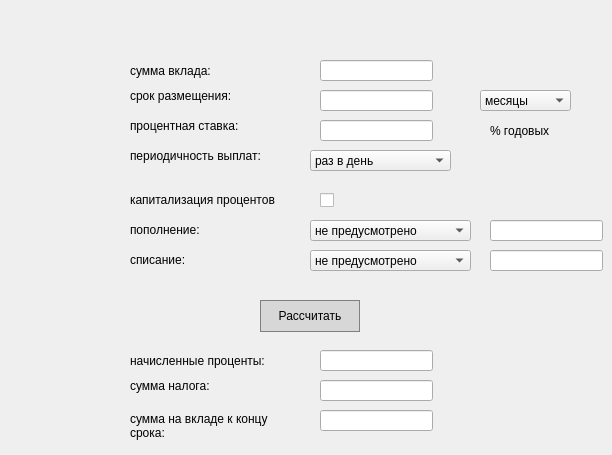
    <widget class="QWidget" name="tab_3">
     <attribute name="title">
      <string>Депозитный</string>
     </attribute>
     <widget class="QLabel" name="label_8">
      <property name="geometry">
       <rect>
        <x>130</x>
        <y>55</y>
        <width>141</width>
        <height>31</height>
       </rect>
      </property>
      <property name="styleSheet">
       <string notr="true">QLabel {color: black;}</string>
      </property>
      <property name="text">
       <string>сумма вклада:</string>
      </property>
     </widget>
     <widget class="QLabel" name="label_9">
      <property name="geometry">
       <rect>
        <x>130</x>
        <y>86</y>
        <width>121</width>
        <height>20</height>
       </rect>
      </property>
      <property name="styleSheet">
       <string notr="true">QLabel {color: black;}</string>
      </property>
      <property name="text">
       <string>срок размещения:</string>
      </property>
     </widget>
     <widget class="QLabel" name="label_10">
      <property name="geometry">
       <rect>
        <x>130</x>
        <y>115</y>
        <width>131</width>
        <height>21</height>
       </rect>
      </property>
      <property name="styleSheet">
       <string notr="true">QLabel {color: black;}</string>
      </property>
      <property name="text">
       <string>процентная ставка:</string>
      </property>
     </widget>
     <widget class="QLineEdit" name="lineEdit_term_2">
      <property name="geometry">
       <rect>
        <x>320</x>
        <y>90</y>
        <width>113</width>
        <height>21</height>
       </rect>
      </property>
      <property name="styleSheet">
       <string notr="true">QLineEdit{ color:black;}</string>
      </property>
     </widget>
     <widget class="QLineEdit" name="lineEdit_depositSum">
      <property name="geometry">
       <rect>
        <x>320</x>
        <y>60</y>
        <width>113</width>
        <height>21</height>
       </rect>
      </property>
      <property name="styleSheet">
       <string notr="true">QLineEdit{ color:black;}</string>
      </property>
     </widget>
     <widget class="QLineEdit" name="lineEdit_interestRate_2">
      <property name="geometry">
       <rect>
        <x>320</x>
        <y>120</y>
        <width>113</width>
        <height>21</height>
       </rect>
      </property>
      <property name="styleSheet">
       <string notr="true">QLineEdit{ color:black;}</string>
      </property>
     </widget>
     <widget class="QComboBox" name="comboBox_term">
      <property name="geometry">
       <rect>
        <x>480</x>
        <y>90</y>
        <width>91</width>
        <height>21</height>
       </rect>
      </property>
      <property name="styleSheet">
       <string notr="true">QComboBox {color: black;}</string>
      </property>
      <item>
       <property name="text">
        <string>месяцы</string>
       </property>
      </item>
      <item>
       <property name="text">
        <string>годы</string>
       </property>
      </item>
     </widget>
     <widget class="QLabel" name="label_11">
      <property name="geometry">
       <rect>
        <x>490</x>
        <y>120</y>
        <width>81</width>
        <height>21</height>
       </rect>
      </property>
      <property name="styleSheet">
       <string notr="true">QLabel {color: black;}</string>
      </property>
      <property name="text">
       <string>% годовых</string>
      </property>
     </widget>
     <widget class="QLabel" name="label_12">
      <property name="geometry">
       <rect>
        <x>130</x>
        <y>146</y>
        <width>151</width>
        <height>20</height>
       </rect>
      </property>
      <property name="styleSheet">
       <string notr="true">QLabel {color: black;}</string>
      </property>
      <property name="text">
       <string>периодичность выплат:</string>
      </property>
     </widget>
     <widget class="QComboBox" name="comboBox_cap">
      <property name="geometry">
       <rect>
        <x>310</x>
        <y>150</y>
        <width>141</width>
        <height>21</height>
       </rect>
      </property>
      <property name="styleSheet">
       <string notr="true">QComboBox {color: black;}</string>
      </property>
      <item>
       <property name="text">
        <string>раз в день</string>
       </property>
      </item>
      <item>
       <property name="text">
        <string>раз в месяц</string>
       </property>
      </item>
      <item>
       <property name="text">
        <string>раз в квартал</string>
       </property>
      </item>
     </widget>
     <widget class="QLabel" name="label_13">
      <property name="geometry">
       <rect>
        <x>130</x>
        <y>190</y>
        <width>171</width>
        <height>20</height>
       </rect>
      </property>
      <property name="styleSheet">
       <string notr="true">QLabel {color: black;}</string>
      </property>
      <property name="text">
       <string>капитализация процентов</string>
      </property>
     </widget>
     <widget class="QCheckBox" name="checkBox_cap">
      <property name="geometry">
       <rect>
        <x>320</x>
        <y>190</y>
        <width>21</width>
        <height>20</height>
       </rect>
      </property>
      <property name="text">
       <string/>
      </property>
     </widget>
     <widget class="QPushButton" name="pushButton_depositCalc">
      <property name="geometry">
       <rect>
        <x>260</x>
        <y>300</y>
        <width>100</width>
        <height>32</height>
       </rect>
      </property>
      <property name="styleSheet">
       <string notr="true">QPushButton {
  background-color: rgb(215, 215, 215);
  border: 1px solid gray;
  color: black
}
QPushButton:pressed {
    background-color: qlineargradient(x1: 0, y1: 0, x2: 0, y2: 1,
                                      stop: 0 #BEBEBE, stop: 1 #D7D7D7);
}</string>
      </property>
      <property name="text">
       <string>Рассчитать</string>
      </property>
     </widget>
     <widget class="QLabel" name="label_14">
      <property name="geometry">
       <rect>
        <x>130</x>
        <y>345</y>
        <width>161</width>
        <height>31</height>
       </rect>
      </property>
      <property name="styleSheet">
       <string notr="true">QLabel {color: black;}</string>
      </property>
      <property name="text">
       <string>начисленные проценты:</string>
      </property>
     </widget>
     <widget class="QLineEdit" name="lineEdit_tax">
      <property name="geometry">
       <rect>
        <x>320</x>
        <y>380</y>
        <width>113</width>
        <height>21</height>
       </rect>
      </property>
      <property name="styleSheet">
       <string notr="true">QLineEdit{ color:black;}</string>
      </property>
     </widget>
     <widget class="QLabel" name="label_15">
      <property name="geometry">
       <rect>
        <x>130</x>
        <y>376</y>
        <width>151</width>
        <height>20</height>
       </rect>
      </property>
      <property name="styleSheet">
       <string notr="true">QLabel {color: black;}</string>
      </property>
      <property name="text">
       <string>сумма налога:</string>
      </property>
     </widget>
     <widget class="QLineEdit" name="lineEdit_accruedInterest">
      <property name="geometry">
       <rect>
        <x>320</x>
        <y>350</y>
        <width>113</width>
        <height>21</height>
       </rect>
      </property>
      <property name="styleSheet">
       <string notr="true">QLineEdit{ color:black;}</string>
      </property>
     </widget>
     <widget class="QLabel" name="label_16">
      <property name="geometry">
       <rect>
        <x>130</x>
        <y>405</y>
        <width>171</width>
        <height>41</height>
       </rect>
      </property>
      <property name="styleSheet">
       <string notr="true">QLabel {color: black;}</string>
      </property>
      <property name="text">
       <string>сумма на вкладе к концу
срока:</string>
      </property>
     </widget>
     <widget class="QLineEdit" name="lineEdit_finalPayout">
      <property name="geometry">
       <rect>
        <x>320</x>
        <y>410</y>
        <width>113</width>
        <height>21</height>
       </rect>
      </property>
      <property name="styleSheet">
       <string notr="true">QLineEdit{ color:black;}</string>
      </property>
     </widget>
     <widget class="QLabel" name="label_17">
      <property name="geometry">
       <rect>
        <x>130</x>
        <y>220</y>
        <width>171</width>
        <height>20</height>
       </rect>
      </property>
      <property name="styleSheet">
       <string notr="true">QLabel {color: black;}</string>
      </property>
      <property name="text">
       <string>пополнение:</string>
      </property>
     </widget>
     <widget class="QLabel" name="label_18">
      <property name="geometry">
       <rect>
        <x>130</x>
        <y>250</y>
        <width>171</width>
        <height>20</height>
       </rect>
      </property>
      <property name="styleSheet">
       <string notr="true">QLabel {color: black;}</string>
      </property>
      <property name="text">
       <string>списание:</string>
      </property>
     </widget>
     <widget class="QComboBox" name="comboBox_sumAdd">
      <property name="geometry">
       <rect>
        <x>310</x>
        <y>220</y>
        <width>161</width>
        <height>21</height>
       </rect>
      </property>
      <property name="styleSheet">
       <string notr="true">QComboBox {color: black;}</string>
      </property>
      <item>
       <property name="text">
        <string>не предусмотрено</string>
       </property>
      </item>
      <item>
       <property name="text">
        <string>раз в месяц</string>
       </property>
      </item>
      <item>
       <property name="text">
        <string>раз в квартал</string>
       </property>
      </item>
      <item>
       <property name="text">
        <string>раз в год</string>
       </property>
      </item>
     </widget>
     <widget class="QLineEdit" name="lineEdit_sumAdd">
      <property name="geometry">
       <rect>
        <x>490</x>
        <y>220</y>
        <width>113</width>
        <height>21</height>
       </rect>
      </property>
      <property name="styleSheet">
       <string notr="true">QLineEdit{ color:black;}</string>
      </property>
     </widget>
     <widget class="QComboBox" name="comboBox_sumDelete">
      <property name="geometry">
       <rect>
        <x>310</x>
        <y>250</y>
        <width>161</width>
        <height>21</height>
       </rect>
      </property>
      <property name="styleSheet">
       <string notr="true">QComboBox {color: black;}</string>
      </property>
      <item>
       <property name="text">
        <string>не предусмотрено</string>
       </property>
      </item>
      <item>
       <property name="text">
        <string>раз в месяц</string>
       </property>
      </item>
      <item>
       <property name="text">
        <string>раз в квартал</string>
       </property>
      </item>
      <item>
       <property name="text">
        <string>раз в год</string>
       </property>
      </item>
     </widget>
     <widget class="QLineEdit" name="lineEdit_sumDelete">
      <property name="geometry">
       <rect>
        <x>490</x>
        <y>250</y>
        <width>113</width>
        <height>21</height>
       </rect>
      </property>
      <property name="styleSheet">
       <string notr="true">QLineEdit{ color:black;}</string>
      </property>
     </widget>
    </widget>
